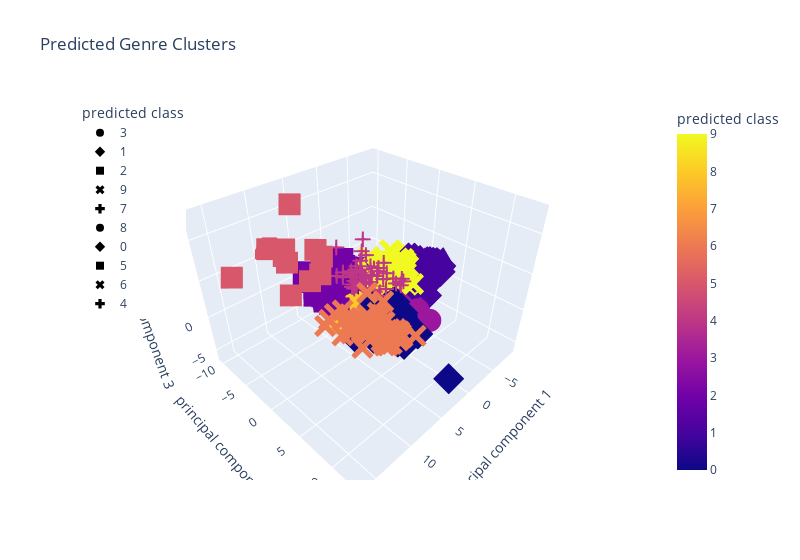

The cell this chart's notebook holds for it:
### Code cell
# Plotting clusters with three features
fig = px.scatter_3d(df_pca, x="principal component 1", y="principal component 2", z="principal component 3",
                    color="predicted class", symbol="predicted class", width=800, title="Predicted Genre Clusters",
                    hover_data=["actual class"])
fig.update_layout(legend=dict(x=0, y=1))
fig.show()
